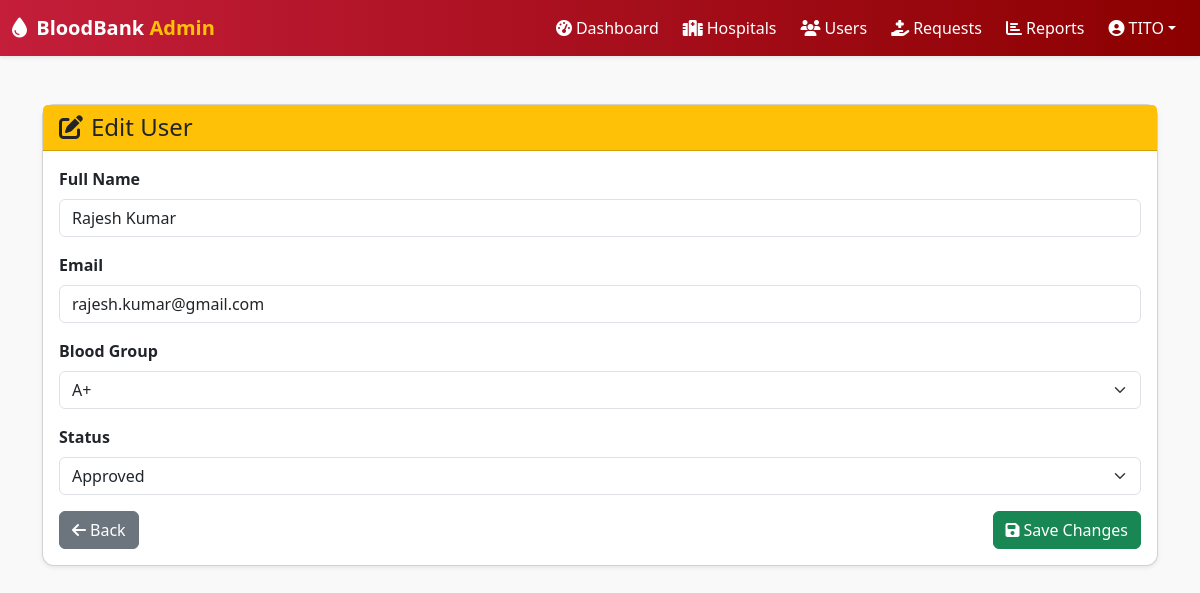
Page /admin/edit_user.php?id=22 (signed in) on the committed database.
### tables this page shows
CREATE TABLE `users` (
  `user_id` int(11) NOT NULL AUTO_INCREMENT,
  `name` varchar(100) NOT NULL,
  `email` varchar(100) NOT NULL,
  `location` varchar(255) DEFAULT NULL,
  `password` varchar(255) NOT NULL,
  `role` enum('admin','hospital','user') NOT NULL,
  `hospital_id` int(11) DEFAULT NULL,
  `phone` varchar(15) DEFAULT NULL,
  `blood_group` varchar(3) DEFAULT NULL,
  `created_at` timestamp NOT NULL DEFAULT current_timestamp(),
  `status` enum('pending','approved','rejected') NOT NULL DEFAULT 'pending',
  `district` varchar(100) DEFAULT NULL,
  `blood_type` varchar(10) DEFAULT NULL,
  `latitude` decimal(10,8) DEFAULT NULL,
  `longitude` decimal(11,8) DEFAULT NULL,
  `dob` date DEFAULT NULL,
  `gender` varchar(10) DEFAULT NULL,
  `emergency_contact` varchar(15) DEFAULT NULL,
  `notes` text DEFAULT NULL,
  PRIMARY KEY (`user_id`),
  UNIQUE KEY `email` (`email`)
);

### admin/edit_user.php (the view, shortened to what this page needs)
<?php
include "../includes/db.php";
$user_id = intval($_GET['id']);
$user = $conn->query("SELECT * FROM users WHERE user_id=$user_id")->fetch_assoc();
?>
<!DOCTYPE html>
<html lang="en">
<head>
<link href="https://cdn.jsdelivr.net/npm/bootstrap@5.3.3/dist/css/bootstrap.min.css" rel="stylesheet">
<link rel="stylesheet" href="https://cdnjs.cloudflare.com/ajax/libs/font-awesome/6.5.0/css/all.min.css">
</head>
<body>
<?php include "header.php"; ?>
<div class="container mt-5">
    <div class="card shadow-sm">
        <div class="card-header bg-warning text-dark">
            <h4 class="mb-0"><i class="fas fa-edit me-2"></i>Edit User</h4>
        </div>
        <div class="card-body">
            <form method="POST">
                <div class="mb-3">
                    <label class="form-label fw-bold">Full Name</label>
                    <input type="text" name="name" class="form-control" value="<?= htmlspecialchars($user['name']); ?>" required>
                </div>
                <div class="mb-3">
                    <label class="form-label fw-bold">Email</label>
                    <input type="email" name="email" class="form-control" value="<?= htmlspecialchars($user['email']); ?>" required>
                </div>
                <div class="mb-3">
                    <label class="form-label fw-bold">Blood Group</label>
                    <select name="blood_group" class="form-select" required>
                        <?php
                        $groups = ['A+','A-','B+','B-','AB+','AB-','O+','O-'];
                        foreach ($groups as $g) {
                            $selected = ($user['blood_group'] == $g) ? 'selected' : '';
                            echo "<option value='$g' $selected>$g</option>";
                        }
                        ?>
                    </select>
                </div>
                <div class="mb-3">
                    <label class="form-label fw-bold">Status</label>
                    <select name="status" class="form-select" required>
                        <option value="approved" <?= ($user['status']=='approved')?'selected':''; ?>>Approved</option>
                    </select>
                </div>
                <div class="d-flex justify-content-between">
                    <a href="manage_users.php" class="btn btn-secondary"><i class="fas fa-arrow-left me-1"></i>Back</a>
                    <button type="submit" class="btn btn-success"><i class="fas fa-save me-1"></i>Save Changes</button>
                </div>
            </form>
        </div>
    </div>
</div>
</body>
</html>

### admin/edit_user.php (style rules this page uses)
body { background: #f9f9f9; }
.card { border-radius: 12px; }

### rows in the picture
users: name "Rajesh Kumar", email "rajesh.kumar@gmail.com", status "Approved"

### other values in the picture
$_SESSION['admin_name'] "TITO"
form field blood_group "A+"
